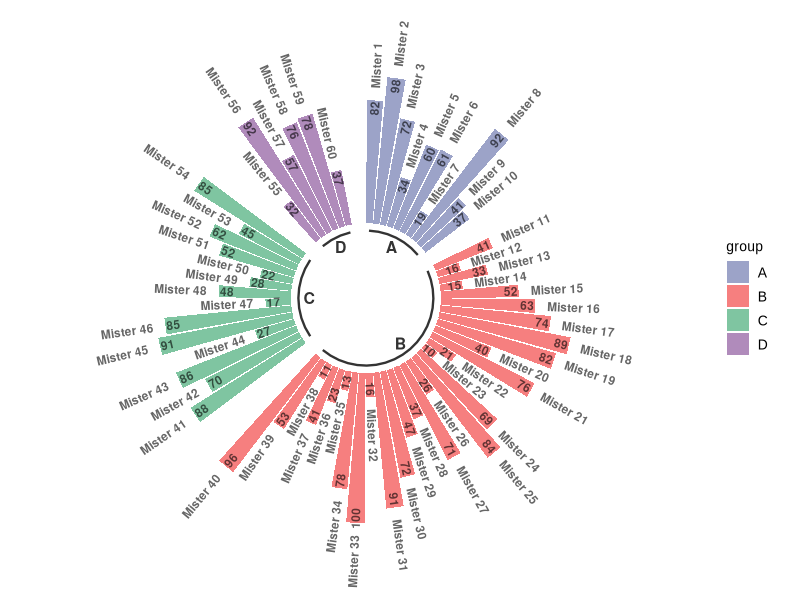

R code for this plot:
## ---- chunk 1
# 安装包
if (!requireNamespace("ggplot2", quietly = TRUE)) {
  install.packages("ggplot2")
}
if (!requireNamespace("dplyr", quietly = TRUE)) {
  install.packages("dplyr")
}

# 加载包
library(ggplot2)
library(dplyr)
## ---- chunk 2
# 加载数据
data <- read.delim("files/Hiplot/023-circular-barplot-data.txt", header = T)

# 整理数据格式
data$group <- as.factor(data$group)
empty_bar <- 2
to_add <- data.frame(matrix(NA, empty_bar*nlevels(data$group), ncol(data)))
colnames(to_add) <- colnames(data)
to_add$group <- rep(levels(data$group), each=empty_bar)
data <- rbind(data, to_add)
data <- data %>% arrange(group)
data$id <- seq(1, nrow(data))

label_data <- data
number_of_bar <- nrow(label_data)
angle <- 90 - 360 * (label_data$id-0.5) /number_of_bar
label_data$hjust <- ifelse( angle < -90, 1, 0)
label_data$angle <- ifelse(angle < -90, angle+180, angle)

base_data <- data %>% 
  group_by(group) %>% 
  summarize(start=min(id), end=max(id) - empty_bar) %>% 
  rowwise() %>% 
  mutate(title=mean(c(start, end)))

# 查看数据
head(data)
## ---- chunk 3
#| label: fig-1Circular-barplot
#| fig-cap: "环状条形图"
#| out.width: "95%"
#| warning: false
#| message: false

# 环状条形图
p <- ggplot(data, aes(x=as.factor(id), y=value, fill=group)) +
  geom_bar(aes(x=as.factor(id), y=value, fill=group), stat="identity", alpha=0.5) +
  ylim(-50,max(na.omit(data$value))+30) +
  geom_segment(data=base_data, aes(x = start, y = -5, xend = end, yend = -5), colour = "black", alpha=0.8, size=0.8 , inherit.aes = FALSE )  +
  geom_text(data=base_data, aes(x = title, y = -12, label=group), colour = "black", alpha=0.8, size=4, fontface="bold", inherit.aes = FALSE) +
  geom_text(data=label_data, aes(x=id, y=value+8, label=individual, hjust=hjust), color="black", fontface="bold",alpha=0.6, size=3, angle= label_data$angle, inherit.aes = FALSE ) +
  geom_text(data=label_data, aes(x=id, y=value-10, label=value, hjust=hjust), color="black", fontface="bold",alpha=0.6, size=3, angle= label_data$angle, inherit.aes = FALSE ) +
  coord_polar() + 
  scale_fill_manual(values = c("#3b4992ff","#ee0000ff","#008b45ff","#631879ff")) +
  theme_minimal() +
  theme(text = element_text(family = "Arial"),
        plot.title = element_text(size = 12,hjust = 0.5),
        axis.title = element_blank(),
        axis.text = element_blank(),
        legend.position = "right",
        legend.direction = "vertical",
        legend.title = element_text(size = 10),
        legend.text = element_text(size = 10),
        panel.grid = element_blank(),
        plot.margin = unit(rep(-1,4), "cm"))

p
